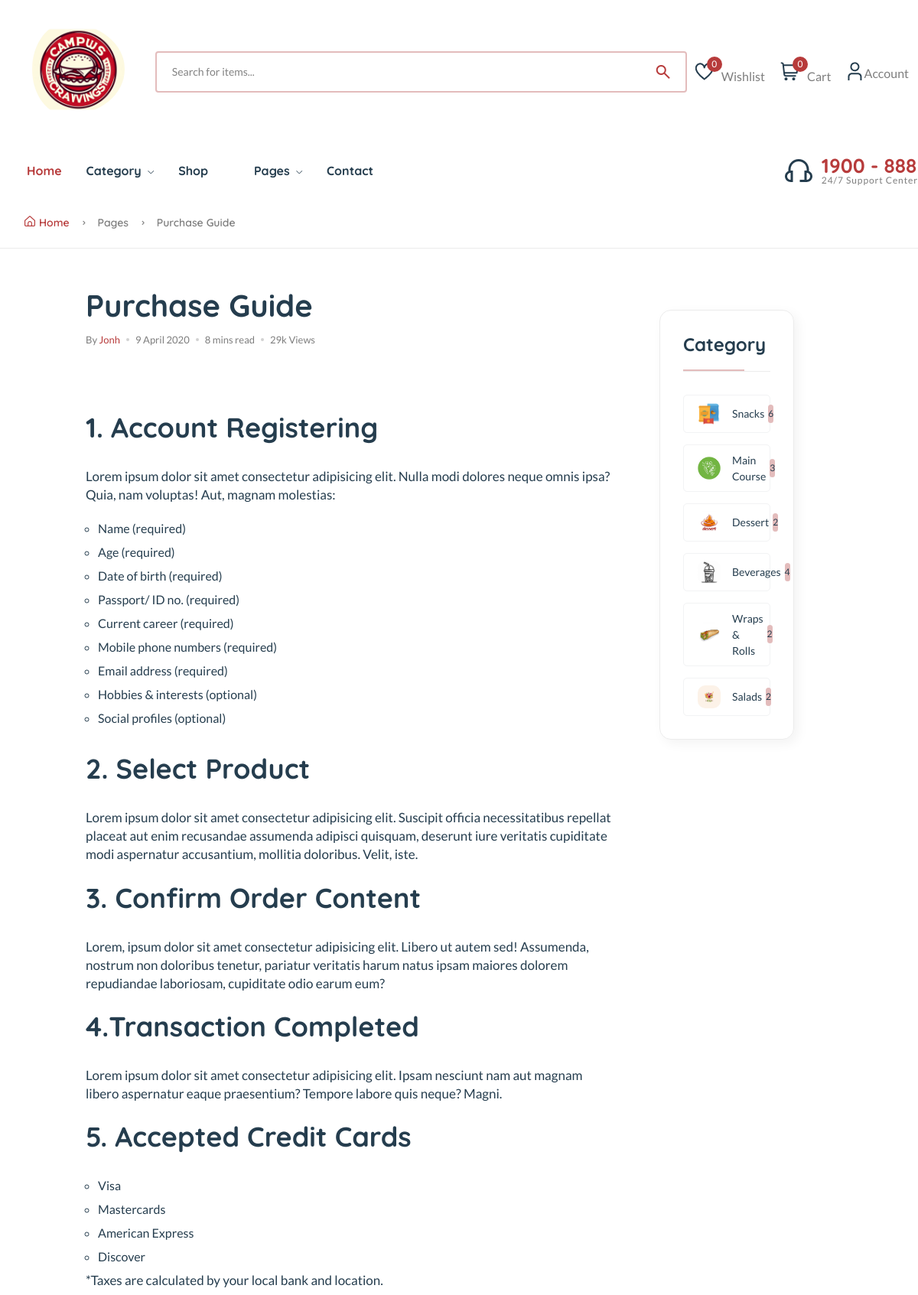
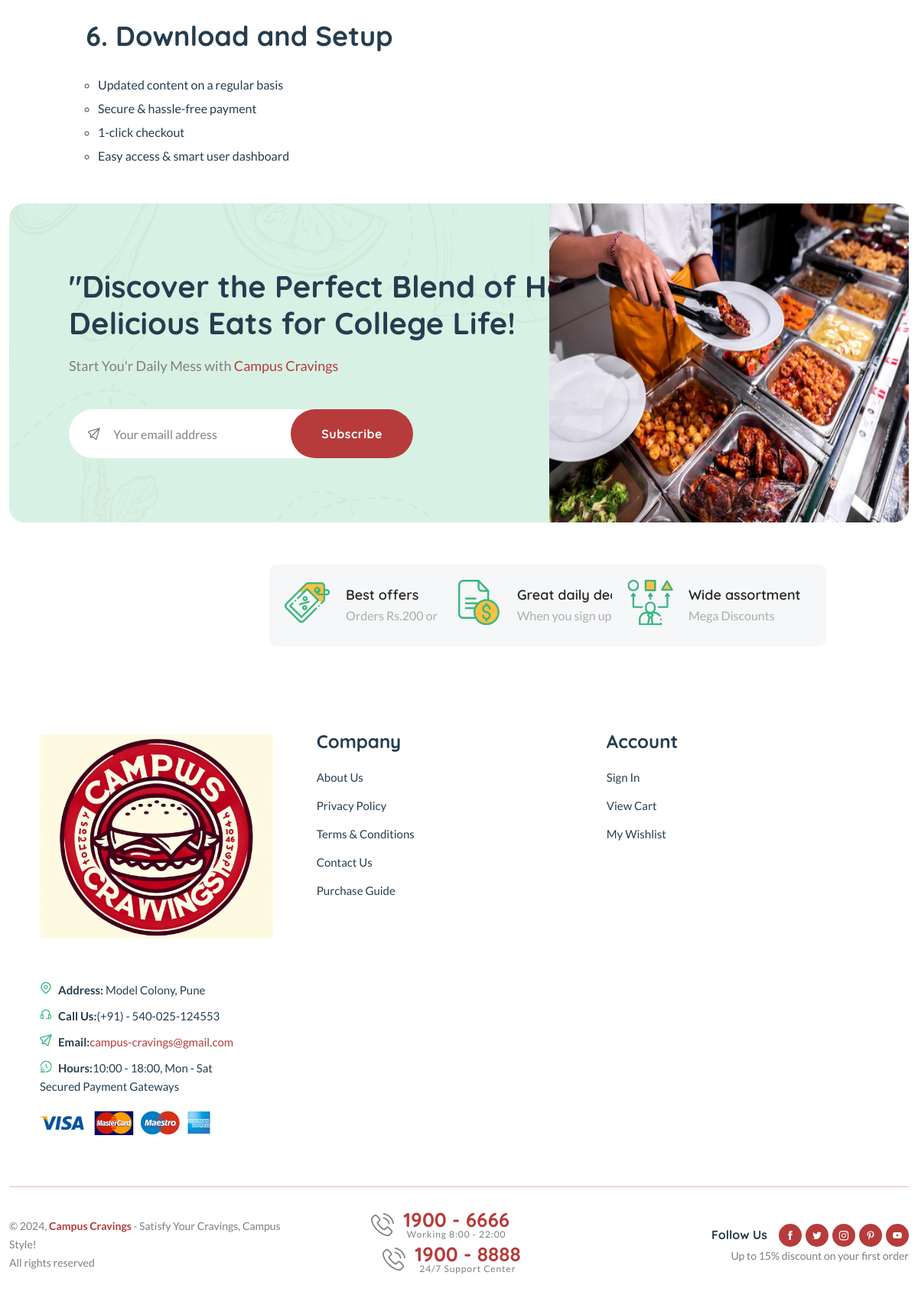
Screenshot of /purchase_guide/ with the database file from the repository (2 pictures, top to bottom).
### core/models.py (models this page shows, shortened)
class Category(models.Model):
    cid = ShortUUIDField(unique=True, length=10, max_length=20,
                         prefix="cc", alphabet="abcdefgh12345")
    title = models.CharField(max_length=100, default="Food")
    image = models.ImageField(upload_to="category", default="category.jpg")
    class Meta:
        verbose_name_plural = "Categories"
    def product_count(self):
        return Product.objects.filter(category=self).count()

### core/views.py (the view)
# urls.py: path("purchase_guide/", purchase_guide, name="purchase_guide"),
def purchase_guide(request):
    return render(request, "core/purchase_guide.html")

### templates/core/purchase_guide.html (shortened to what this page needs)
{% extends 'partials/base.html' %}
{% load static %}
{% block content %}
<main class="main pages">
    <div class="page-header breadcrumb-wrap">
        <div class="container">
            <div class="breadcrumb">
                <a href="index.html" rel="nofollow"><i class="fi-rs-home mr-5"></i>Home</a>
                <span></span> Pages <span></span> Purchase Guide
            </div>
        </div>
    </div>
    <div class="page-content pt-50">
        <div class="container">
            <div class="row">
                <div class="col-xl-10 col-lg-12 m-auto">
                    <div class="row">
                        <div class="col-lg-9">
                            <div class="single-page pr-30 mb-lg-0 mb-sm-5">
                                <div class="single-header style-2">
                                    <h2>Purchase Guide</h2>
                                    <div class="entry-meta meta-1 meta-3 font-xs mt-15 mb-15">
                                        <span class="post-by">By <a href="#">Jonh</a></span>
                                        <span class="post-on has-dot">9 April 2020</span>
                                        <span class="time-reading has-dot">8 mins read</span>
                                        <span class="hit-count has-dot">29k Views</span>
                                    </div>
                                </div>
                                <figure class="border-radius-15 mb-30">
                                </figure>
                                <div class="single-content mb-50">
                                    <h3>1. Account Registering</h3>
                                    <p>Lorem ipsum dolor sit amet consectetur adipisicing elit. Nulla modi dolores neque
                                        omnis ipsa? Quia, nam voluptas! Aut, magnam molestias:</p>
                                    <ul class="mb-30">
                                        <li>Name (required)</li>
                                        <li>Age (required)</li>
                                        <li>Date of birth (required)</li>
                                        <li>Passport/ ID no. (required)</li>
                                        <li>Current career (required)</li>
                                        <li>Mobile phone numbers (required)</li>
                                        <li>Email address (required)</li>
                                        <li>Hobbies &amp; interests (optional)</li>
                                        <li>Social profiles (optional)</li>
                                    </ul>
                                    <h3>2. Select Product</h3>
                                    <p>Lorem ipsum dolor sit amet consectetur adipisicing elit. Suscipit officia
                                        necessitatibus repellat placeat aut enim recusandae assumenda adipisci quisquam,
                                        deserunt iure veritatis cupiditate modi aspernatur accusantium, mollitia
                                        doloribus. Velit, iste.</p>
                                    <h3>3. Confirm Order Content</h3>
                                    <p>Lorem, ipsum dolor sit amet consectetur adipisicing elit. Libero ut autem sed!
                                        Assumenda, nostrum non doloribus tenetur, pariatur veritatis harum natus ipsam
                                        maiores dolorem repudiandae laboriosam, cupiditate odio earum eum?</p>
                                    <h3>4.Transaction Completed</h3>
                                    <p>Lorem ipsum dolor sit amet consectetur adipisicing elit. Ipsam nesciunt nam aut
                                        magnam libero aspernatur eaque praesentium? Tempore labore quis neque? Magni.
                                    </p>
                                    <h3>5. Accepted Credit Cards</h3>
                                    <ul>
                                        <li>Visa</li>
                                        <li>Mastercards</li>
                                        <li>American Express</li>
                                        <li>Discover</li>
                                    </ul>
                                    <span>*Taxes are calculated by your local bank and location.</span>
                                    <h3 class="mt-30">6. Download and Setup</h3>
                                    <ul>
                                        <li>Updated content on a regular basis</li>
                                        <li>Secure &amp; hassle-free payment</li>
                                        <li>1-click checkout</li>
                                        <li>Easy access &amp; smart user dashboard</li>
                                    </ul>
                                </div>
                            </div>
                        </div>
                        <div class="col-lg-1-5 primary-sidebar sticky-sidebar pt-30">
                            <div class="sidebar-widget widget-category-2 mb-30">
                                <h5 class="section-title style-1 mb-30">Category</h5>
                                <ul>
                                    {% for c in categories %}
                                    <li>
                                        <a href="{% url 'core:category-product-list' c.cid %}"> <img
                                                src="{{ c.image.url }}" alt=""
                                                style="width: 30px; height: 30px; object-fit: cover; border-radius: 10px;" />{{c.title}}</a><span
                                            class="count">{{c.product_count}}</span>
                                    </li>
                                    {% endfor %}
                                </ul>
                            </div>
                        </div>
                    </div>
                </div>
            </div>
        </div>
    </div>
</main>
{% endblock content %}

### rows the page displays
Category: image (picture), title "Snacks", product_count "6"
Category: image (picture), title "Main Course", product_count "3"
Category: image (picture), title "Dessert", product_count "2"
Category: image (picture), title "Beverages", product_count "4"
Category: image (picture), title "Wraps & Rolls", product_count "2"
Category: image (picture), title "Salads", product_count "2"

### other values shown
{{ request.session.cart_data_obj|length }} "0"
